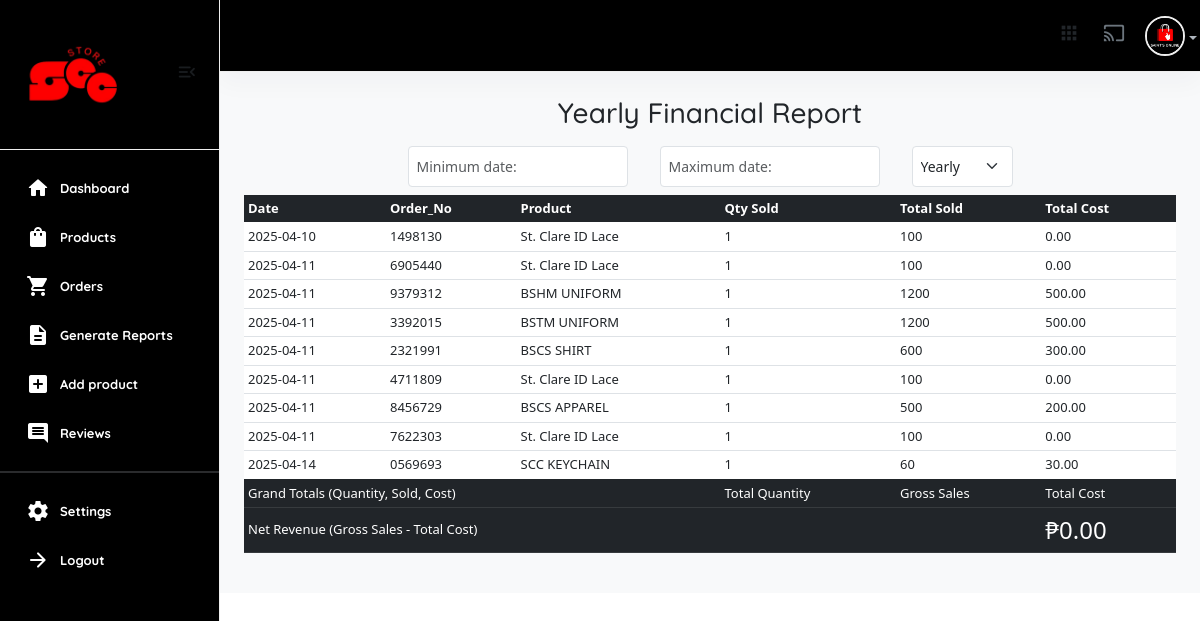
The page /useradmin/generate-reports/ (signed in) on the database as committed earlier.
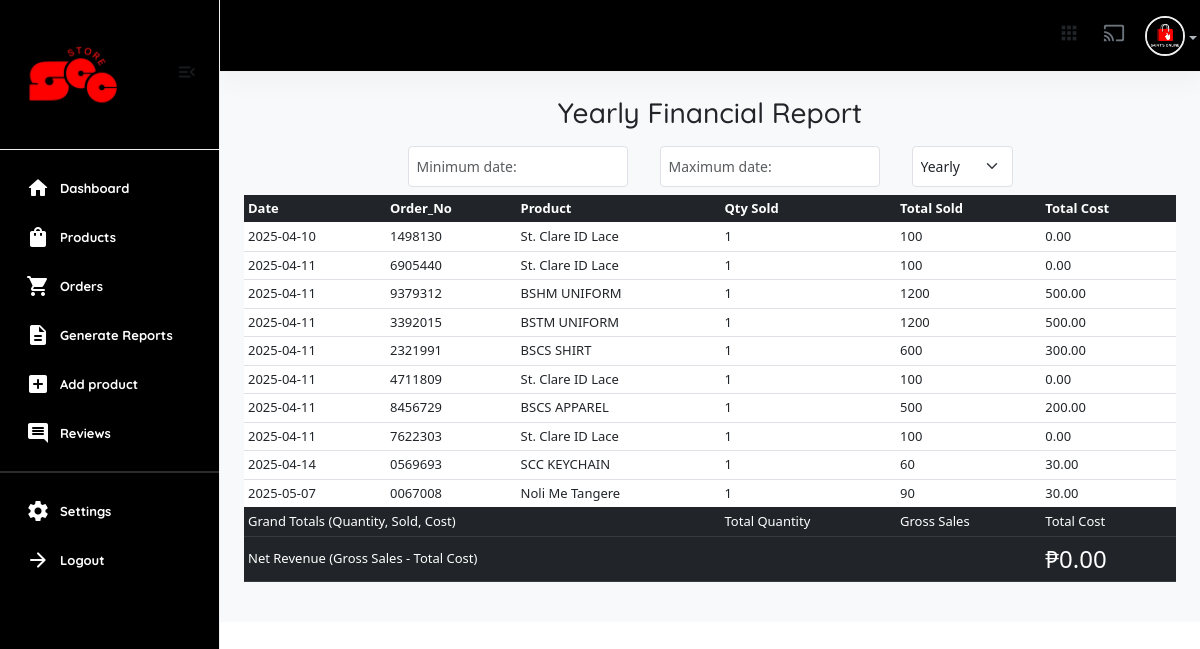
The same page on the database as committed later.
### core/models.py (models this page shows, shortened)
class Product(models.Model):
    pid = ShortUUIDField(unique=True, length=10, max_length=20, alphabet="abcdefgh12345")
    user = models.ForeignKey(User, on_delete=models.SET_NULL, null=True)
    category = models.ForeignKey(Category, on_delete=models.SET_NULL, null=True, related_name="category")
    vendor = models.ForeignKey(Vendor, on_delete=models.SET_NULL, null=True, related_name="product")
    title = models.CharField(max_length=100, default="Fresh Pear")
    image = models.ImageField(upload_to=user_directory_path, default="product.jpg")
    description = models.TextField(null=True, blank=True, default="This is the product")
    price = models.DecimalField(max_digits=12, decimal_places=2, default="0.00")
    old_price = models.DecimalField(max_digits=12, decimal_places=2, default="2.99", blank=True)
    vat = models.DecimalField(max_digits=12, decimal_places=2, default="0.00")
    cost = models.DecimalField(max_digits=12, decimal_places=2, default="0.00")
    specifications = models.TextField(null=True, blank=True)
    type = models.CharField(max_length=100, default="What is the product type?", null=True, blank=True)
    stock_count = models.IntegerField(default=0, null=True, blank=True)
    life = models.CharField(max_length=100, default="item life spand?", null=True, blank=True)
    mfd = models.DateField(auto_now_add=False, null=True, blank=True)
    tags = models.ManyToManyField(ProductTag, blank=True, related_name="products")
    product_status = models.CharField(choices=STATUS, max_length=100, default="In Review")
    status = models.BooleanField(default=True)
    in_stock = models.BooleanField(default=True)
    featured = models.BooleanField(default=True)
    digital = models.BooleanField(default=False)
    sku = ShortUUIDField(unique=True, length=4, max_length=10, prefix="sku", alphabet="abcdefgh")
    date = models.DateField(auto_now_add=True)
    updated = models.DateField(auto_now=True)
    class Meta:
        verbose_name_plural = "Product"

### useradmin/views.py (the view, shortened to what this page needs)
# urls.py: path("generate-reports/", views.reports, name="generate-reports"),
@user_passes_test(is_admin)
def reports(request, recurrent="Yearly"):
    user = request.user
    now = timezone.localtime()
    today = now.date()
    this_week_start = today - dt.timedelta(days=today.weekday())  # Monday
    this_month = now.month
    this_year = now.year
    order = CartOrder.objects.filter(paid_status=True).order_by("-id")
    total_revenue = CartOrder.objects.filter(paid_status=True).aggregate(price=Sum("price"))["price"] or 0
    daily_revenue = CartOrder.objects.filter(paid_status=True, order_date=today).aggregate(price=Sum("price"))["price"] or 0
    if recurrent == "Yearly":
        revenue = CartOrder.objects.filter(
            paid_status=True,
            order_date__year=this_year
        ).aggregate(price=Sum("price"))["price"] or 0
        sales = CartOrderProducts.objects.filter(
            order__paid_status=True,
            order__order_date__year=this_year
        ).annotate(
            order_num=Substr('order__oid', 2),  # Remove the '#' symbol (start from the second character)
            qty_sold=Sum('qty'),
            total_sold=Sum('total'),
            total_costing=Sum('cost'),
            order_date=F('order__order_date')  # Accessing the order_date field from CartOrder model
        ).values(
            'item',
            'order_num',  # This will contain the order number without the '#'
            'order_date',  # This will contain the order date
            'qty_sold',
            'total_sold',
            'total_cost'
        )
    total_orders_count = CartOrder.objects.count()
    all_products = Product.objects.all()
    all_categories = Category.objects.all()
    new_customers = User.objects.all().order_by("-id")[:6]
    latest_orders = CartOrder.objects.order_by("-id")[:10]
    context = {
        "user": user,
        "recurrent": recurrent,
        "total_revenue": total_revenue,
        "daily_revenue": daily_revenue,
        "revenue": revenue,
        "sales": sales,
        "all_products": all_products,
        "all_categories": all_categories,
        "new_customers": new_customers,
        "latest_orders": latest_orders,
        "total_orders_count": total_orders_count,
    }
    return render(request, "useradmin/generate-reports.html", context)

### core/context_processor.py (called while the page is built)
def default(request):
    categories = Category.objects.all()
    vendors = Vendor.objects.all()
    min_max_price = Product.objects.aggregate(Min("price"), Max("price"))
    try:
        address = Address.objects.get(user=request.user)
    except:
        address = None
    return {
        'categories': categories,
        'address':address,
        'vendors': vendors,
        'min_max_price':min_max_price
    }

### useradmin/views.py (called while the page is built)
def is_admin(user):
    return user.groups.filter(name='Staff').exists()

### templates/useradmin/generate-reports.html (shortened to what this page needs)
{% extends "useradmin/base.html" %}
{% load static %}
{% block content %}
<div class="p-4">
    <h3 class="text-center">{{recurrent}} Financial Report</h3>
    <table class="d-flex justify-content-center" border="0" cellspacing="5" cellpadding="5">
        <tbody class="text-center d-flex justify-content-center align-items-center">
            <tr class="mx-2 p-2">
                <td ><input class="form-control form-control-sm" type="text" id="min" name="min" placeholder="Minimum date:"></td>
            </tr>
            <tr class="mx-2 p-2">
                <td ><input class="form-control form-control-sm" type="text" id="max" name="max" placeholder="Maximum date:"></td>
            </tr>
            <tr class="mx-2 p-2">
                <td>
                    <select id="report-filter" class="form-select form-select-sm w-100">
                        <option value="Yearly" {% if recurrent == 'Yearly' %}selected{% endif %}>Yearly</option>
                    </select>
                </td>
            </tr>
        </tbody>
    </table>
    <table id="sales-table" class="table table-sm">
        <thead class="table-dark">
            <tr>
                <th>Date</th>
                <th>Order_No</th>
                <th>Product</th>
                <th>Qty Sold</th>
                <th>Total Sold</th>
                <th>Total Cost</th>
            </tr>
        </thead>
        <tbody>
        {% for item in sales %}
            <tr>
                <td>{{ item.order_date|date:"Y-m-d" }}</td>
                <td>{{ item.order_num }}</td>
                <td>{{ item.item }}</td>
                <td>{{ item.qty_sold }}</td>
                <td>{{ item.total_sold }}</td>
                <td>{{ item.total_cost }}</td>
            </tr>
        {% endfor %}
        </tbody>
        <tfoot class="table-dark">
            <tr>
                <th colspan="3">Grand Totals (Quantity, Sold, Cost)</th>
                <th id="total-qty">Total Quantity</th>
                <th id="total-sold">Gross Sales</th>
                <th id="total-cost">Total Cost</th>
            </tr>
            <tr>
                <th colspan="5">Net Revenue (Gross Sales - Total Cost)</th>
                <th class="fs-4" id="total-revenue">₱0.00</th>
            </tr>
        </tfoot>
    </table>
</div>
{% endblock %}

Rows that differ between the two databases and show on the page:
now on this page (row edited): Product: order_date "2025-05-07", order_num "0067008", item "Noli Me Tangere", qty_sold "1", total_sold "90", total_cost "30.00"
